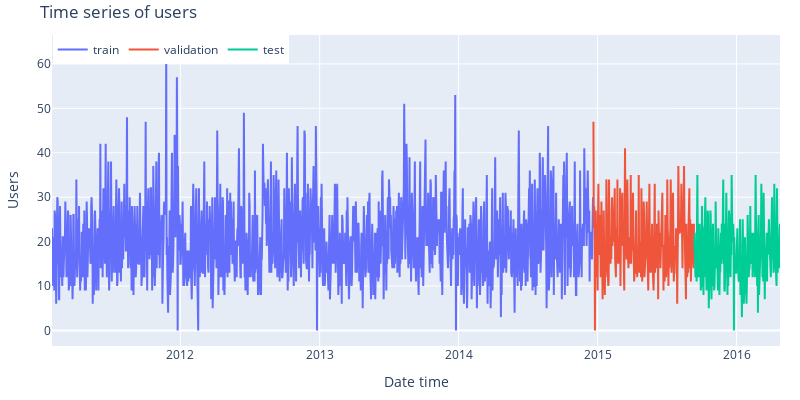

The notebook cell saved with this chart:
### Code cell
fig = go.Figure()
trace1 = go.Scatter(x=data_train.index, y=data_train['sales'], name="train", mode="lines")
trace2 = go.Scatter(x=data_val.index, y=data_val['sales'], name="validation", mode="lines")
trace3 = go.Scatter(x=data_test.index, y=data_test['sales'], name="test", mode="lines")
fig.add_trace(trace1)
fig.add_trace(trace2)
fig.add_trace(trace3)
fig.update_layout(
    title="Time series of users",
    xaxis_title="Date time",
    yaxis_title="Users",
    width  = 800,
    height = 400,
    margin=dict(l=20, r=20, t=35, b=20),
    legend=dict(
        orientation="h",
        yanchor="top",
        y=1,
        xanchor="left",
        x=0.001
    )
)
fig.show()

### Figure 1 — Plotly figure (JSON) as saved in the notebook; plotly's stock layout.template omitted (floating-point values rounded to 4 significant figures; data arrays with more than 128 entries replaced by an {"elided": "..."} marker saying what was removed)
{"data": [{"mode": "lines", "name": "train", "type": "scatter", "x": {"elided": "1422 str values"}, "y": {"elided": "1422 int values"}}, {"mode": "lines", "name": "validation", "type": "scatter", "x": {"elided": "265 str values"}, "y": {"elided": "265 int values"}}, {"mode": "lines", "name": "test", "type": "scatter", "x": {"elided": "226 str values"}, "y": {"elided": "226 int values"}}], "layout": {"height": 400, "legend": {"orientation": "h", "x": 0.001, "xanchor": "left", "y": 1, "yanchor": "top"}, "margin": {"b": 20, "l": 20, "r": 20, "t": 35}, "title": {"text": "Time series of users"}, "width": 800, "xaxis": {"autorange": true, "range": ["2011-01-29", "2016-04-24"], "title": {"text": "Date time"}, "type": "date"}, "yaxis": {"autorange": true, "range": [-3.5, 66.5], "title": {"text": "Users"}, "type": "linear"}}}
